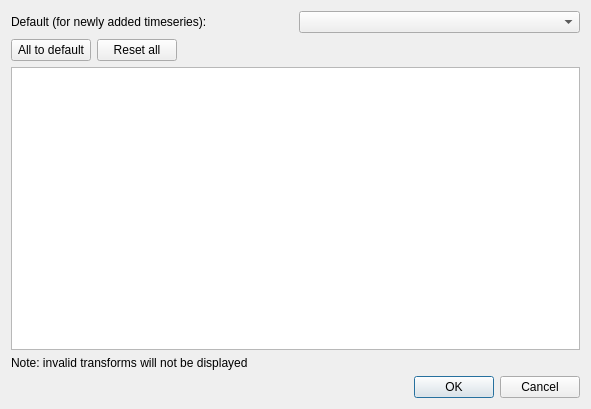
<?xml version="1.0" encoding="UTF-8"?>
<ui version="4.0">
 <class>transform_selector</class>
 <widget class="QDialog" name="transform_selector">
  <property name="geometry">
   <rect>
    <x>0</x>
    <y>0</y>
    <width>591</width>
    <height>409</height>
   </rect>
  </property>
  <property name="windowTitle">
   <string>Dialog</string>
  </property>
  <layout class="QVBoxLayout" name="verticalLayout_2">
   <property name="sizeConstraint">
    <enum>QLayout::SetNoConstraint</enum>
   </property>
   <item>
    <layout class="QVBoxLayout" name="verticalLayout">
     <item>
      <layout class="QHBoxLayout" name="horizontalLayout">
       <item>
        <widget class="QLabel" name="label">
         <property name="text">
          <string>Default (for newly added timeseries):</string>
         </property>
        </widget>
       </item>
       <item>
        <widget class="QComboBox" name="comboDefault">
         <property name="minimumSize">
          <size>
           <width>200</width>
           <height>0</height>
          </size>
         </property>
        </widget>
       </item>
      </layout>
     </item>
     <item>
      <layout class="QHBoxLayout" name="horizontalLayout_2">
       <item>
        <widget class="QPushButton" name="buttonApplyDefault">
         <property name="sizePolicy">
          <sizepolicy hsizetype="Preferred" vsizetype="Fixed">
           <horstretch>0</horstretch>
           <verstretch>0</verstretch>
          </sizepolicy>
         </property>
         <property name="focusPolicy">
          <enum>Qt::NoFocus</enum>
         </property>
         <property name="text">
          <string>All to default</string>
         </property>
        </widget>
       </item>
       <item>
        <widget class="QPushButton" name="buttonResetAll">
         <property name="sizePolicy">
          <sizepolicy hsizetype="Preferred" vsizetype="Fixed">
           <horstretch>0</horstretch>
           <verstretch>0</verstretch>
          </sizepolicy>
         </property>
         <property name="focusPolicy">
          <enum>Qt::NoFocus</enum>
         </property>
         <property name="text">
          <string>Reset all</string>
         </property>
        </widget>
       </item>
       <item>
        <spacer name="horizontalSpacer">
         <property name="orientation">
          <enum>Qt::Horizontal</enum>
         </property>
         <property name="sizeHint" stdset="0">
          <size>
           <width>40</width>
           <height>20</height>
          </size>
         </property>
        </spacer>
       </item>
      </layout>
     </item>
     <item>
      <widget class="QTableWidget" name="tableWidget">
       <property name="editTriggers">
        <set>QAbstractItemView::NoEditTriggers</set>
       </property>
       <property name="selectionMode">
        <enum>QAbstractItemView::NoSelection</enum>
       </property>
       <property name="selectionBehavior">
        <enum>QAbstractItemView::SelectRows</enum>
       </property>
       <attribute name="horizontalHeaderVisible">
        <bool>false</bool>
       </attribute>
       <attribute name="horizontalHeaderShowSortIndicator" stdset="0">
        <bool>true</bool>
       </attribute>
       <attribute name="horizontalHeaderStretchLastSection">
        <bool>true</bool>
       </attribute>
       <attribute name="verticalHeaderVisible">
        <bool>false</bool>
       </attribute>
      </widget>
     </item>
     <item>
      <widget class="QLabel" name="label_2">
       <property name="text">
        <string>Note: invalid transforms will not be displayed</string>
       </property>
      </widget>
     </item>
     <item>
      <widget class="QDialogButtonBox" name="buttonBox">
       <property name="orientation">
        <enum>Qt::Horizontal</enum>
       </property>
       <property name="standardButtons">
        <set>QDialogButtonBox::Cancel|QDialogButtonBox::Ok</set>
       </property>
      </widget>
     </item>
    </layout>
   </item>
  </layout>
 </widget>
 <resources/>
 <connections>
  <connection>
   <sender>buttonBox</sender>
   <signal>accepted()</signal>
   <receiver>transform_selector</receiver>
   <slot>accept()</slot>
   <hints>
    <hint type="sourcelabel">
     <x>248</x>
     <y>254</y>
    </hint>
    <hint type="destinationlabel">
     <x>157</x>
     <y>274</y>
    </hint>
   </hints>
  </connection>
  <connection>
   <sender>buttonBox</sender>
   <signal>rejected()</signal>
   <receiver>transform_selector</receiver>
   <slot>reject()</slot>
   <hints>
    <hint type="sourcelabel">
     <x>316</x>
     <y>260</y>
    </hint>
    <hint type="destinationlabel">
     <x>286</x>
     <y>274</y>
    </hint>
   </hints>
  </connection>
 </connections>
</ui>
